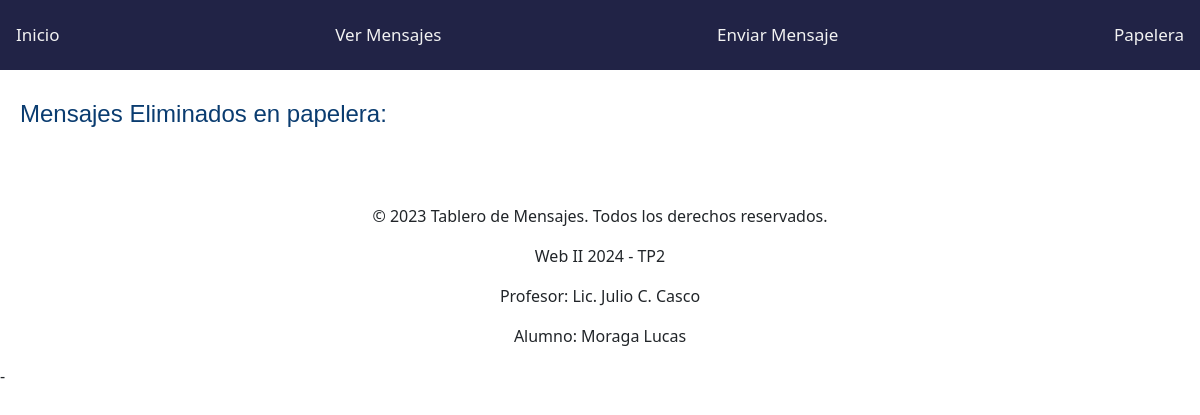
/mensajes/papelera/, run on an earlier commit of the app's database.
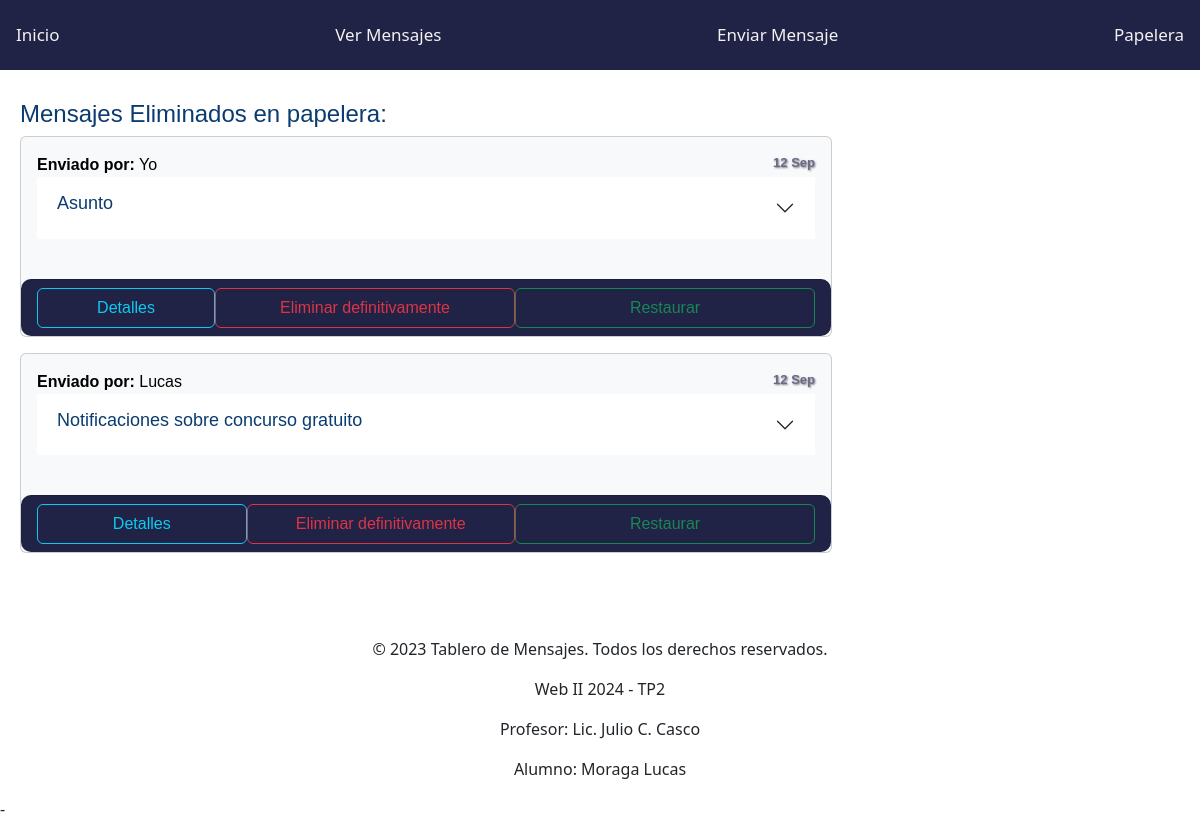
And on a later commit of the database.
### mensajes/models.py (models this page shows, shortened)
class Mensaje(models.Model):
    asunto = models.CharField(max_length=100, blank =True)
    texto = models.TextField()
    remitente = models.CharField(max_length=100)
    destinatario = models.CharField(max_length=100)
    fecha_envio = models.DateTimeField(auto_now_add=True)
    eliminado = models.BooleanField(default=False)
    favorito = models.BooleanField(default=False)

### mensajes/views.py (the view)
# urls.py: path('mensajes/papelera/', PapeleraMensajesView.as_view(), name='ver_papelera'),
class PapeleraMensajesView(ListView):
    model = Mensaje
    template_name = 'mensajes/papelera.html'
    context_object_name = 'mensajes'
    def get_queryset(self):
        return Mensaje.objects.filter(eliminado=True)

### TableroMensajes/templates/mensajes/papelera.html (shortened to what this page needs)
{% extends 'base.html' %}
{% block content %}
    <h4 style="padding-top: 10px;">Mensajes Eliminados en papelera:</h4>
        {% for mensaje in mensajes %}
            {% if mensaje.eliminado %}
            <div class="card text-bg-light mb-3" style="max-width: 70%;">
              <div class="card-body">
              <span class="card-title"><strong>Enviado por:</strong> {{mensaje.remitente}}</span>
              <span class="fecha-envio" style="float: right;">{{ mensaje.fecha_envio|date:"d M" }}</span>
                  <br>
                  <div class="accordion accordion-flush" id="accordionFlushExample">
                      <div class="accordion-item">
                      <h2 class="accordion-header">
                          <button class="accordion-button collapsed" type="button" data-bs-toggle="collapse" data-bs-target="#flush-collapseOne" aria-expanded="false" aria-controls="flush-collapseOne">
                              <h4 style="font-size: large;">{{mensaje.asunto}}</h4>
                          </button>
                      </h2>
                      </div>
                  </div>
              <br>
              </div>
                  <div class="card-footer" style="display: flex; justify-content: space-between; align-items: center; background-color: rgb(32, 34, 70); border-radius: 10px;">
                    <button class="btn btn-outline-info" style="width: 30%; height: 40px;" type="button" data-bs-toggle="offcanvas" data-bs-target="#offcanvasBottom" aria-controls="offcanvasBottom">Detalles</button>
                    <form method="post" style="float: right" action="{% url 'eliminar_mensaje' mensaje.pk %}">
                        <button type="submit" style="width: 300px; height: 40px;" class="btn btn-outline-danger">Eliminar definitivamente</button>
                    </form>
                    <form method="post" style="float: right" action="{% url 'recuperar_mensaje' mensaje.pk %}">
                        <button type="submit" style="width: 300px; height: 40px;" class="btn btn-outline-success">Restaurar</button>
                </div>
            </div>
            {% endif %}
        {% endfor %}
{% endblock %}

What changed in the data, as far as the page shows it:
added Mensaje: remitente "Yo", fecha_envio "12 Sep", asunto "Asunto"
added Mensaje: remitente "Lucas", fecha_envio "12 Sep", asunto "Notificaciones sobre concurso gratuito"
